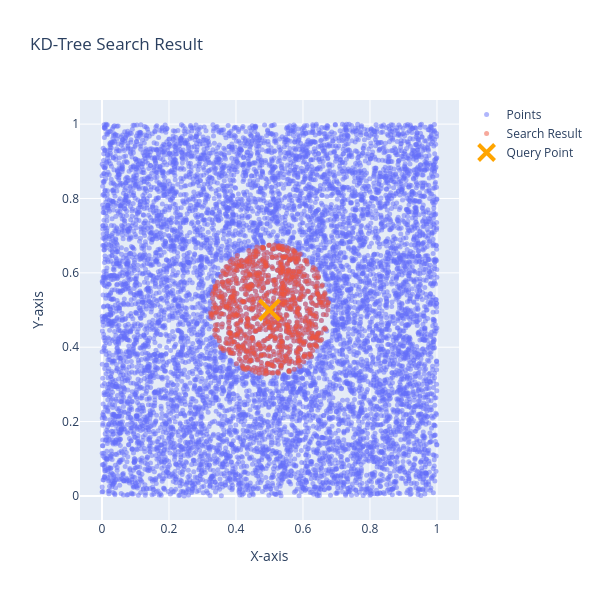
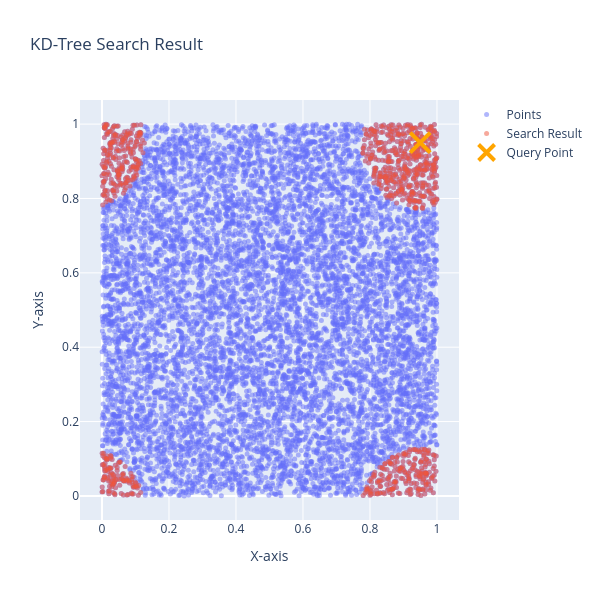

These figures' notebook cell, in order:
### Code cell
query = np.array([0.5, 0.5])  # define a query point
result = akd.k_nearest_periodic(tree_2d, query, box_2d, k=1000)

show_search_result_2d(points_2d, query, result)

query = np.array([0.95, 0.95])
result = akd.k_nearest_periodic(tree_2d, query, box_2d, k=1000)
show_search_result_2d(points_2d, query, result)

### Figure 1 — Plotly figure (JSON) as saved in the notebook; plotly's stock layout.template omitted (floating-point values rounded to 4 significant figures; data arrays with more than 128 entries replaced by an {"elided": "..."} marker saying what was removed)
{"data": [{"marker": {"opacity": 0.5, "size": 5}, "mode": "markers", "name": "Points", "type": "scatter", "x": {"elided": "10000 float values"}, "y": {"elided": "10000 float values"}}, {"marker": {"opacity": 0.5, "size": 5}, "mode": "markers", "name": "Search Result", "type": "scatter", "x": {"elided": "1000 float values"}, "y": {"elided": "1000 float values"}}, {"marker": {"line": {"color": "orange", "width": 4}, "size": 20, "symbol": "x-thin"}, "mode": "markers", "name": "Query Point", "type": "scatter", "x": [0.5], "y": [0.5]}], "layout": {"height": 600, "showlegend": true, "title": {"text": "KD-Tree Search Result"}, "width": 600, "xaxis": {"title": {"text": "X-axis"}}, "yaxis": {"title": {"text": "Y-axis"}}}}

### Figure 2 — Plotly figure (JSON) as saved in the notebook; plotly's stock layout.template omitted (floating-point values rounded to 4 significant figures; data arrays with more than 128 entries replaced by an {"elided": "..."} marker saying what was removed)
{"data": [{"marker": {"opacity": 0.5, "size": 5}, "mode": "markers", "name": "Points", "type": "scatter", "x": {"elided": "10000 float values"}, "y": {"elided": "10000 float values"}}, {"marker": {"opacity": 0.5, "size": 5}, "mode": "markers", "name": "Search Result", "type": "scatter", "x": {"elided": "1000 float values"}, "y": {"elided": "1000 float values"}}, {"marker": {"line": {"color": "orange", "width": 4}, "size": 20, "symbol": "x-thin"}, "mode": "markers", "name": "Query Point", "type": "scatter", "x": [0.95], "y": [0.95]}], "layout": {"height": 600, "showlegend": true, "title": {"text": "KD-Tree Search Result"}, "width": 600, "xaxis": {"title": {"text": "X-axis"}}, "yaxis": {"title": {"text": "Y-axis"}}}}
